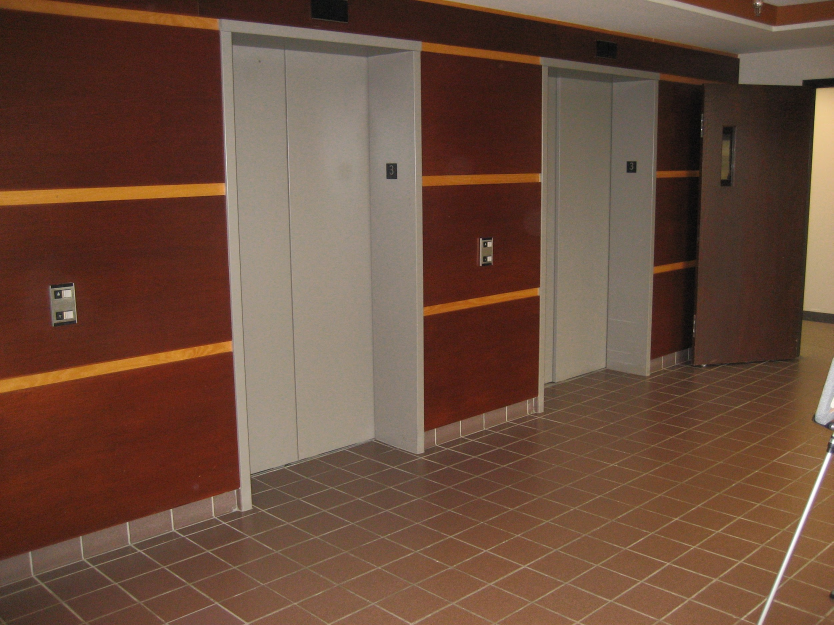
//> input picture image1.jpg, 2500 x 1875 px (shown at 1/3 size)
$ ./test1   (built with g++ and OpenCV 4)
//> lines starting //> are read from the running program, lines starting //| are printed output that depends on the picture
#include <stdio.h>
#include <opencv2/opencv.hpp>

using namespace cv;
using namespace std;

Mat initPointsInImage1(int image_name)
{

//initialize points in first image
    Mat A(3,4,DataType<float>::type);

    A.at<float>(0,0)=1568;
    A.at<float>(1,0)=1317;
    A.at<float>(2,0)=1;

    A.at<float>(0,1)=1634;
    A.at<float>(1,1)=1292;
    A.at<float>(2,1)=1;

    A.at<float>(0,2)=1718;
    A.at<float>(1,2)=1316;
    A.at<float>(2,2)=1;

    A.at<float>(0,3)=1654;
    A.at<float>(1,3)=1341;
    A.at<float>(2,3)=1;
    return A;
}

Mat initPointsInImage2()
{

//initialize points in second image
    Mat B(3,4,DataType<float>::type);

    B.at<float>(0,0)=1500;
    B.at<float>(1,0)=1300;
    B.at<float>(2,0)=1;

    B.at<float>(0,1)=1550;
    B.at<float>(1,1)=1300;
    B.at<float>(2,1)=1;

    B.at<float>(0,2)=1550;
    B.at<float>(1,2)=1350;
    B.at<float>(2,2)=1;

    B.at<float>(0,3)=1500;
    B.at<float>(1,3)=1350;
    B.at<float>(2,3)=1;

 return B;
}

Mat addLineToImage(Mat image, Mat points_on_line, const Scalar& color)
{
    Point2d pt1= Point(points_on_line.at<float>(0,0), points_on_line.at<float>(1,0));
    Point2d pt2= Point(points_on_line.at<float>(0,1), points_on_line.at<float>(1,1));
    Point2d pt3= Point(points_on_line.at<float>(0,2), points_on_line.at<float>(1,2));
    Point2d pt4= Point(points_on_line.at<float>(0,3), points_on_line.at<float>(1,3));

    line(image, pt1, pt2, color, 2);
    line(image, pt2, pt3, color, 2);
    line(image, pt3, pt4, color, 2);
    line(image, pt1, pt4, color, 2);
    return image;
}


void showImage(String window_name, Mat image, Mat marked_points)
{
    if(countNonZero(marked_points) >= 1){
	const Scalar& red_color=Scalar( 0, 0, 255 );
 	image=addLineToImage(image, marked_points, red_color);
    }
    namedWindow(window_name, WINDOW_NORMAL);
    imshow(window_name, image);
    return;
}

//A contains the points as col vectors in image a, B contains those in image b
//first  construct the matrix T for transformation equation
//second inverse T to to get H
Mat solveProjectiveMapping(Mat A, Mat B)
{
    Mat T=Mat::zeros(8,8,DataType<float>::type);
    Mat P(8,1,DataType<float>::type);

    for(int i=0;i<=7;i=i+2)//i=0,2,4,6
    {
	int j=i/2;//j=0,1,2,3
        float x=A.at<float>(0,j);
	float y=A.at<float>(1,j);
 	float x_prime=B.at<float>(0,j);
	float y_prime=B.at<float>(1,j);
	cout<<"("<<x<<","<<y<<")-----"<<"("<<x_prime<<","<<y_prime<<")"<<endl;

	T.at<float>(i,0)=x;
        T.at<float>(i,1)=y;
	T.at<float>(i,2)=1;
        T.at<float>(i,6)=-1*x_prime*x;
	T.at<float>(i,7)=-1*x_prime*y;

	T.at<float>(i+1,3)=x;
	T.at<float>(i+1,4)=y;
	T.at<float>(i+1,5)=1;
	T.at<float>(i+1,6)=-1*y_prime*x;
	T.at<float>(i+1,7)=-1*y_prime*y;

	P.at<float>(i,0)=x_prime;
	P.at<float>(i+1,0)=y_prime;
    }

    cout<<"T="<<T<<endl;
    cout<<"P="<<P<<endl;
    Mat H_vector=T.inv()*P;//DECOMP_SVD
    Mat H(3,3,DataType<float>::type);
    for(int i=0;i<9;i++)
    {
	H.at<float>(i/3,i%3)=H_vector.at<float>(i,0);
    }
    H.at<float>(2,2)=1;
    return H;
}

Mat rectification(Mat image, Mat A, Mat B)
{
    Mat H=solveProjectiveMapping(A,B);
    cout<<"matrix H="<<H<<endl;

    showImage("Raw Image",image,A);

    Mat dst_img;
    warpPerspective(image,dst_img, H, image.size());
    return dst_img;
}

int main(int argc, char** argv )
{
    Mat image_1,image_2;
    image_1 = imread("./image1.jpg", 1 );
//> image_1 is the input picture: 1875 rows x 2500 cols, CV_8UC3; mean B, G, R 60.5, 76.7, 106.8
    image_2 = imread("./image2.jpg",1);
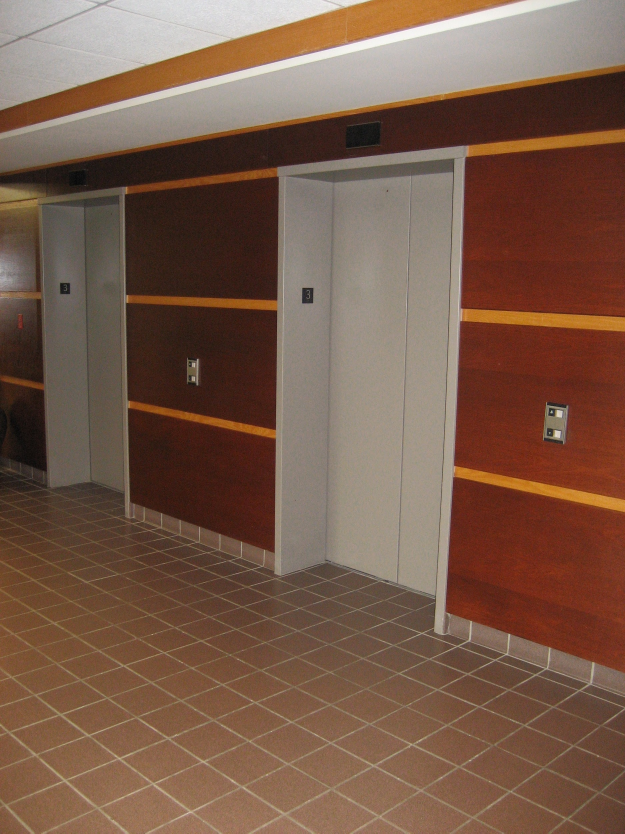
//> input picture image2.jpg, 1875 x 2500 px (shown at 1/3 size)
//> image_2 is the input picture: 2500 rows x 1875 cols, CV_8UC3; mean B, G, R 73.7, 90.6, 120.5

    if ( !image_1.data || !image_2.data )
    {
        printf("No image data \n");
        return -1;
    }


    Mat A=initPointsInImage1(1);
    Mat B=initPointsInImage2();
    cout<<"matrix A="<<A<<endl;
    Mat dst_img=rectification(image_1, A, B);
//> in rectification, `warpPerspective(image,dst_img, H, image.size());`:
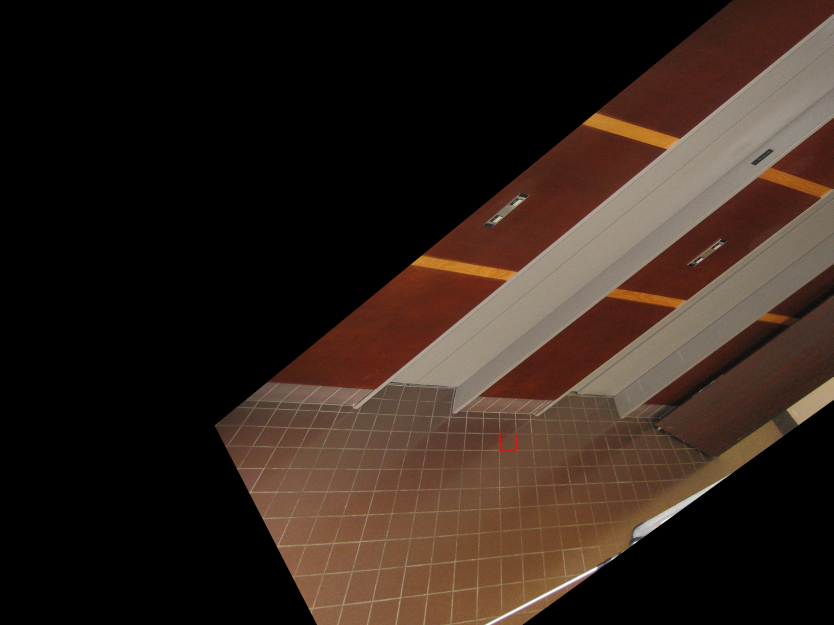
//> dst_img: 1875 rows x 2500 cols, CV_8UC3 (shown at 1/3 size); mean B, G, R 27.9, 35.6, 49.5
    showImage("Destination Image", dst_img, Mat::zeros(1,1,DataType<float>::type));
    imwrite( "./q1_image_1_original.jpg", image_1 );
    imwrite( "./q1_image_1_rectified.jpg", dst_img );
//    A=initPointsInImage1(2);
//    rectification(image_2, A, B);

    waitKey(0);

    return 0;
}
